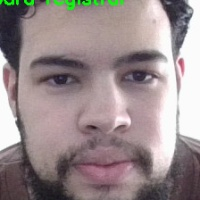
#> input picture rostos/Israel Nobre Ribeiro/Israel Nobre Ribeiro_001.jpg, 200 x 200 px
$ python rec.py
#> lines starting #> are read from the running program, lines starting #| are printed output that depends on the picture; after the words box and inside, x2 and y2 are one past the last pixel; in counts of white or black regions, pixels touching at a corner belong together
import cv2
import os
import numpy as np

# ---------- Configurações ----------
DATA_DIR = "rostos"            # Estrutura: rostos/<NOME>/*.jpg
DEVICE_INDEX = 0               # Índice da câmera
MIN_FACE_SIZE = (80, 80)       # Ignore rostos muito pequenos
LBPH_RADIUS = 2
LBPH_NEIGHBORS = 8
LBPH_GRID_X = 8
LBPH_GRID_Y = 8
# Para LBPH, quanto MENOR, melhor. Ajuste conforme seu dataset:
CONFIDENCE_THRESHOLD = 70.0    # típico entre ~45 e ~90
# -----------------------------------

def carregar_dataset(data_dir):
#> called with data_dir = 'rostos'
    imagens = []
    labels = []
    nomes = []

    # Mapeia nome -> id numérico
    nome_para_id = {}
    proximo_id = 0

    for nome in sorted(os.listdir(data_dir)):
        pasta = os.path.join(data_dir, nome)
        if not os.path.isdir(pasta):
            continue

        # Atribui id ao nome
        if nome not in nome_para_id:
            nome_para_id[nome] = proximo_id
            nomes.append(nome)
            proximo_id += 1

        for arquivo in os.listdir(pasta):
            caminho = os.path.join(pasta, arquivo)
            if not os.path.isfile(caminho):
                continue
            img = cv2.imread(caminho, cv2.IMREAD_GRAYSCALE)
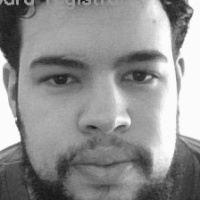
#> img: shape (200, 200); min 22, max 255, mean 144.1
            if img is None:
                continue
            # Normaliza tamanho (opcional; ajuda a estabilidade)
            img = cv2.resize(img, (200, 200))
            # Equaliza contrastes para LBPH
            img = cv2.equalizeHist(img)
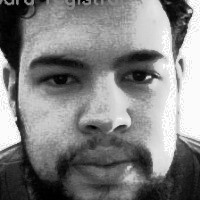
#> img: shape (200, 200); min 0, max 255, mean 128.8

            imagens.append(img)
            labels.append(nome_para_id[nome])

    if not imagens:
        raise RuntimeError(
            f"Nenhuma imagem encontrada em '{data_dir}'. "
            "Estrutura esperada: rostos/NOME/arquivo.jpg"
        )

    return imagens, np.array(labels, dtype=np.int32), nomes

def treinar_reconhecedor(imagens, labels):
    # LBPH precisa do pacote opencv-contrib
    recognizer = cv2.face.LBPHFaceRecognizer_create(
        radius=LBPH_RADIUS,
        neighbors=LBPH_NEIGHBORS,
        grid_x=LBPH_GRID_X,
        grid_y=LBPH_GRID_Y
    )
    recognizer.train(imagens, labels)
    return recognizer

def main():
    # Carrega classificador de detecção de rosto
    face_cascade = cv2.CascadeClassifier(
        cv2.data.haarcascades + "haarcascade_frontalface_default.xml"
    )
    if face_cascade.empty():
        print("Erro ao carregar Haar Cascade.")
        return

    # Carrega dataset e treina
    print(f"Carregando dataset em '{DATA_DIR}'...")
    imagens, labels, nomes = carregar_dataset(DATA_DIR)
    print(f"Pessoas detectadas: {', '.join(nomes)}")
    recognizer = treinar_reconhecedor(imagens, labels)
    print("Reconhecedor treinado. Abrindo webcam... (pressione 'q' para sair)")

    cap = cv2.VideoCapture(DEVICE_INDEX)
    if not cap.isOpened():
        print("Erro: não foi possível abrir a webcam.")
        return

    try:
        while True:
            ok, frame = cap.read()
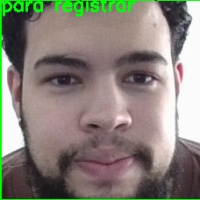
#> input picture rostos/Israel Nobre Ribeiro/Israel Nobre Ribeiro_004.jpg, 200 x 200 px, given in place of the camera
#> frame is the input picture: shape (200, 200, 3); mean B, G, R 121.4, 130.6, 136.1
            if not ok:
                print("Falha ao capturar frame.")
                break

            # Converte para cinza para detecção/reconhecimento
            gray = cv2.cvtColor(frame, cv2.COLOR_BGR2GRAY)
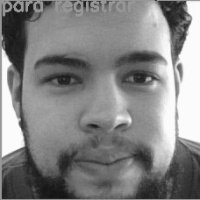
#> gray: shape (200, 200); min 18, max 255, mean 131.2

            faces = face_cascade.detectMultiScale(
                gray,
                scaleFactor=1.1,
                minNeighbors=5,
                minSize=MIN_FACE_SIZE
            )
#> faces = [[8, 9, 183, 183]]

            for (x, y, w, h) in faces:
                # Recorta o rosto e prepara para o reconhecedor
                roi_gray = gray[y:y+h, x:x+w]
                roi_gray = cv2.resize(roi_gray, (200, 200))
                roi_gray = cv2.equalizeHist(roi_gray)

                # Predição
                label_id, confidence = recognizer.predict(roi_gray)
                # Para LBPH: quanto menor confidence, melhor o match
                if confidence <= CONFIDENCE_THRESHOLD:
                    nome = nomes[label_id]
                    # Desenha bounding box e o nome dentro (ou logo acima) da caixa
                    cv2.rectangle(frame, (x, y), (x+w, y+h), (0, 255, 0), 2)

                    # Posição do texto: dentro da caixa, no topo
                    text = f"{nome} {confidence:.1f}"
                    (tw, th), _ = cv2.getTextSize(text, cv2.FONT_HERSHEY_SIMPLEX, 0.7, 2)
                    text_x = x + 5
                    text_y = max(y + th + 5, y + 25)
                    cv2.rectangle(frame, (x, y), (x + tw + 10, y + th + 10), (0, 255, 0), -1)
                    cv2.putText(frame, text, (text_x, text_y),
                                cv2.FONT_HERSHEY_SIMPLEX, 0.7, (0, 0, 0), 2)
                else:
                    # Não mostra nada se não reconhecer bem (atende “se não for Pedro, não mostre nada”)
                    # Simplesmente ignore este rosto.
                    pass
#> this loop made 1 pass
#> (x, y, w, h, text_x) on pass 1: (8, 9, 183, 183, 13)
#> pass 1, in main, `roi_gray = gray[y:y+h, x:x+w]`:
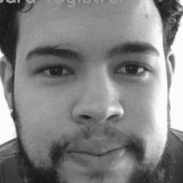
#> roi_gray: shape (183, 183); min 20, max 255, mean 129.3
#> pass 1, in main, `roi_gray = cv2.equalizeHist(roi_gray)`:
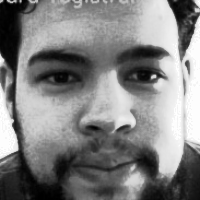
#> roi_gray: shape (200, 200); min 0, max 255, mean 128.5
#> after the loop:
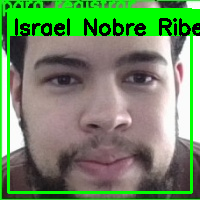
#> frame: shape (200, 200, 3); 17.2% of pixels changed, all inside (x1, y1, x2, y2) = (7, 8, 200, 194)

            cv2.imshow("Reconhecimento de Rostos (LBPH)", frame)

            if cv2.waitKey(1) & 0xFF == ord('q'):
#> (key q is pressed here)
                break
    finally:
        cap.release()
        cv2.destroyAllWindows()

if __name__ == "__main__":
    main()
